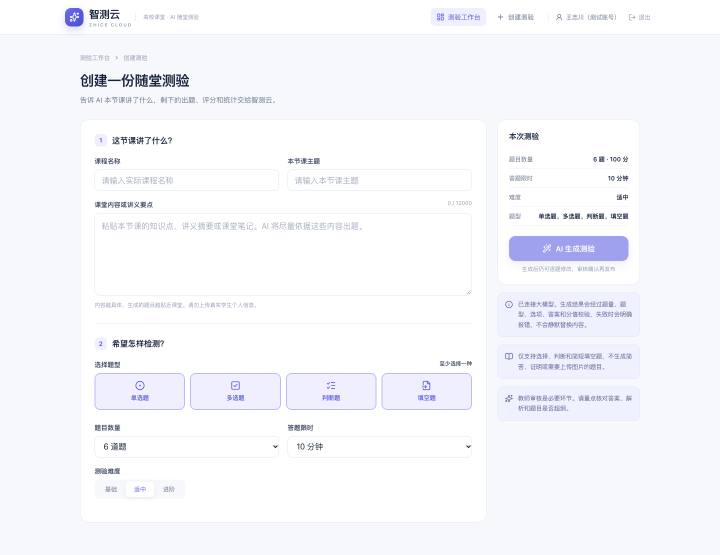
#> input picture 提交材料/images/create-quiz.png, 1440 x 1109 px, found by its file name (shown at 1/2 size); its folder holds 5 pictures in this run
$ python create_intro_doc.py
#> lines starting #> are read from the running program, lines starting #| are printed output that depends on the picture
from pathlib import Path
from PIL import Image
from docx import Document
from docx.enum.text import WD_ALIGN_PARAGRAPH
from docx.oxml import OxmlElement
from docx.oxml.ns import qn
from docx.shared import Cm, Pt, RGBColor

ROOT = Path('/Users/xinyanbin/Documents/传智杯')
OUT = ROOT / '提交材料'
IMAGES = OUT / 'images'
OUT.mkdir(exist_ok=True)


def crop(name, target, height):
#> called with name = 'create-quiz.png', target = 'create-quiz-view.png', height = 1109
    image = Image.open(IMAGES / name)
#> image is the input picture: PIL image 1440x1109 RGB; mean R, G, B 246.3, 247.4, 251.6
    image.crop((0, 0, image.width, min(height, image.height))).save(IMAGES / target)

crop('create-quiz.png', 'create-quiz-view.png', 1109)
crop('student-quiz.png', 'student-quiz-view.png', 1450)
#> call 2 of crop, with name = 'student-quiz.png', target = 'student-quiz-view.png', height = 1450
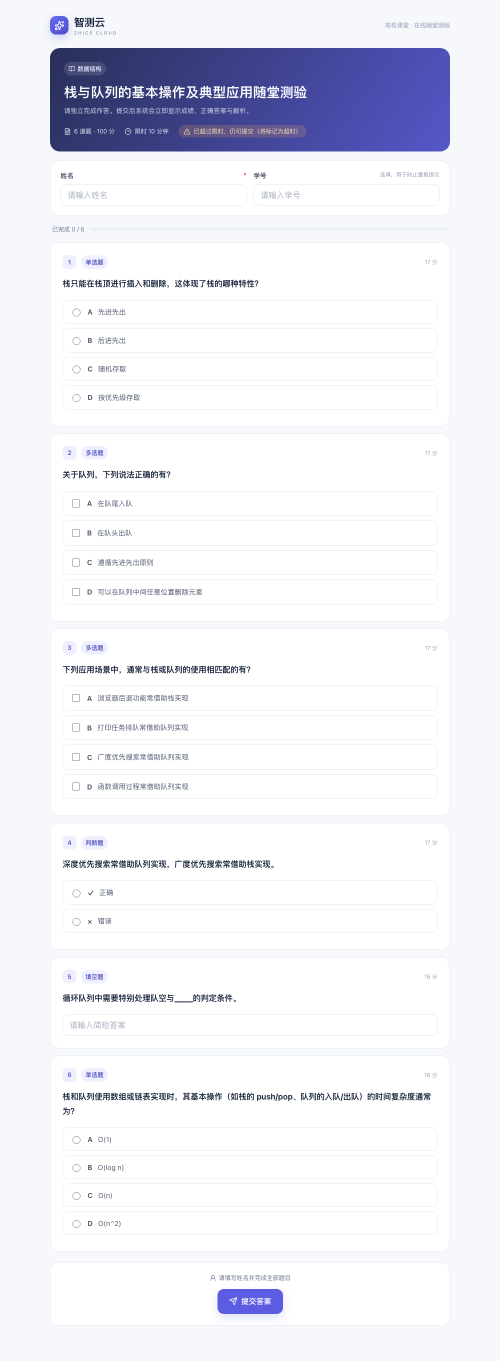
#> input picture 提交材料/images/student-quiz.png, 1000 x 2721 px, found by its file name (shown at 1/2 size)
#> in crop, image is the input picture: PIL image 1000x2721 RGB; mean R, G, B 238.3, 239.2, 245.7
#> in crop (call 2), `image.crop((0, 0, image.width, min(height, image.height))).save(IMAGES..`:
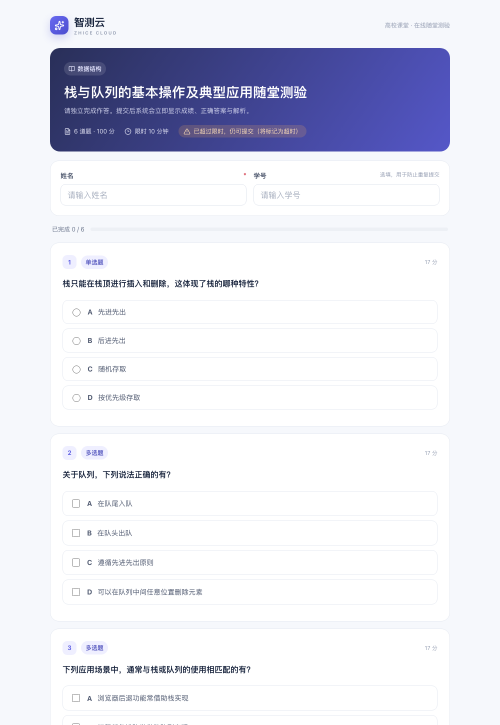
#> saved as student-quiz-view.png: PIL image 1000x1450 RGB (shown at 1/2 size); mean R, G, B 229.1, 230.2, 240.3
crop('teacher-stats.png', 'teacher-stats-view.png', 1550)
#> (the run stopped early here; a loop or call above may not have finished)
